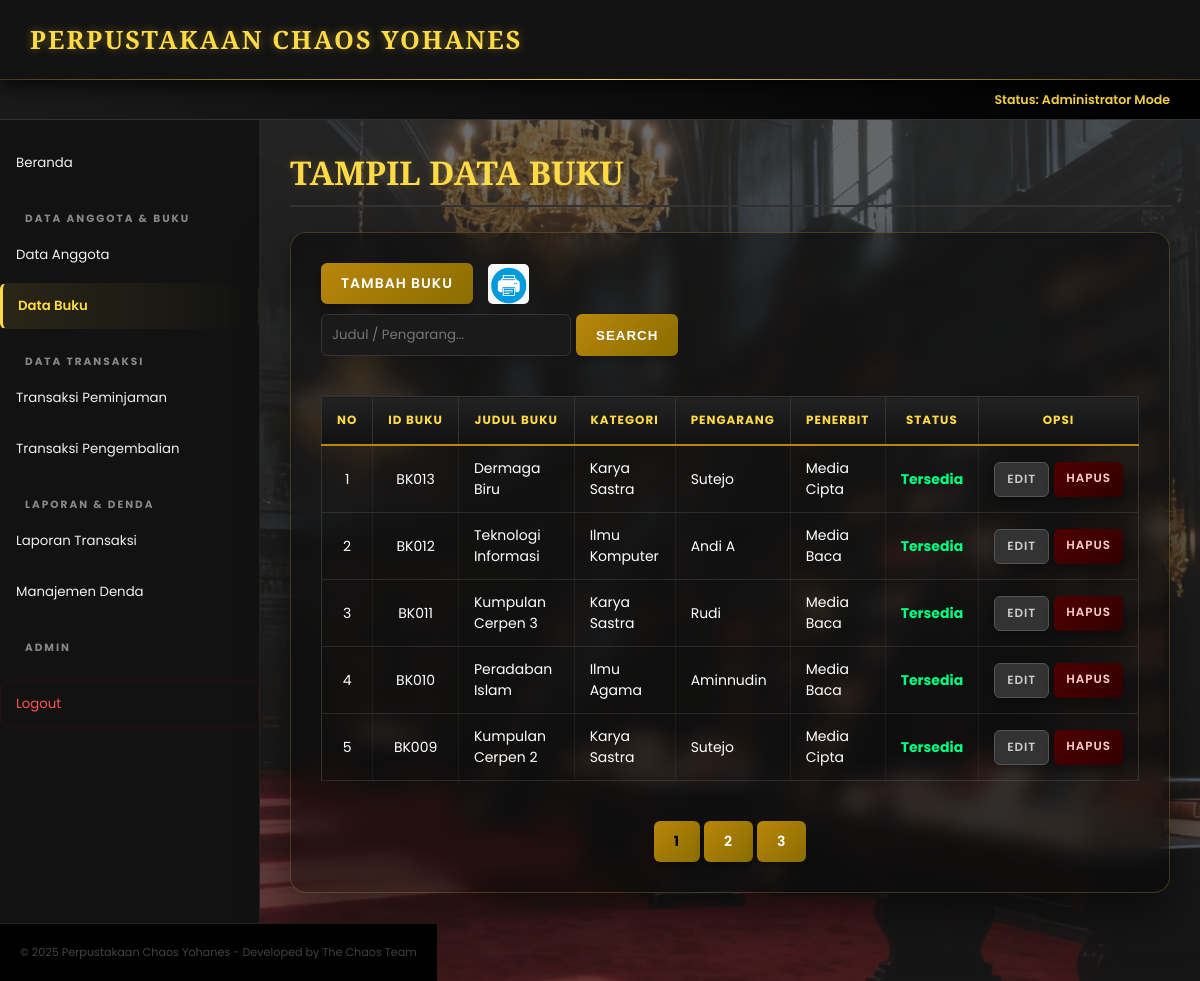
The app's page /index.php?p=buku (signed in) with its own data.
### tables this page shows
CREATE TABLE `tbbuku` (
  `idbuku` varchar(5) NOT NULL,
  `judulbuku` varchar(50) NOT NULL,
  `kategori` varchar(50) NOT NULL,
  `pengarang` varchar(40) NOT NULL,
  `penerbit` varchar(40) NOT NULL,
  `status` varchar(10) NOT NULL
);

### pages/buku.php (the view, shortened to what this page needs)
<div id="label-page"><h3>Tampil Data Buku</h3></div>
<div id="content">
    <div style="display: flex; justify-content: space-between; align-items: center; margin-bottom: 20px; flex-wrap: wrap; gap: 10px;">
        <div class="tombol-tambah-container" style="margin-bottom: 0;">
            <a href="index.php?p=buku-input" class="tombol">Tambah Buku</a>
            <a target="_blank" href="pages/cetak_buku.php">
                <img src="print.png" alt="Cetak" style="height: 40px; width: auto; vertical-align: middle; margin-left: 5px;">
            </a>
        </div>
        <form action="" method="post" style="display: flex; gap: 5px;">
            <input type="text" name="pencarian" class="isian-formulir" placeholder="Judul / Pengarang..." style="margin: 0; padding: 10px; width: 250px;">
            <input type="submit" name="search" value="Search" class="tombol" style="margin: 0;">
        </form>
    </div>
    <div style="overflow-x: auto; width: 100%;">
        <table id="tabel-tampil">
            <thead>
                <tr>
                    <th>No</th>
                    <th>ID Buku</th>
                    <th>Judul Buku</th>
                    <th>Kategori</th>
                    <th>Pengarang</th>
                    <th>Penerbit</th>
                    <th>Status</th>
                    <th>Opsi</th>
                </tr>
            </thead>
            <tbody>
                <?php
                $batas = 5;
                $hal = isset($_GET['hal']) ? (int)$_GET['hal'] : 1;
                $posisi = ($hal - 1) * $batas;
                $sql = "SELECT * FROM tbbuku";
                $sql .= " ORDER BY idbuku DESC LIMIT $posisi, $batas";
                $q_tampil_buku = mysqli_query($db, $sql);
                $nomor = $posisi + 1;
                if(mysqli_num_rows($q_tampil_buku) > 0){
                    while($r_tampil_buku = mysqli_fetch_array($q_tampil_buku)){
                        $status_color = ($r_tampil_buku['status'] == 'Tersedia') ? '#00ff80' : '#ff4d4d';
                ?>
                <tr>
                    <td><?php echo $nomor++; ?></td>
                    <td><?php echo $r_tampil_buku['idbuku']; ?></td>
                    <td><?php echo $r_tampil_buku['judulbuku']; ?></td>
                    <td><?php echo $r_tampil_buku['kategori']; ?></td>
                    <td><?php echo $r_tampil_buku['pengarang']; ?></td>
                    <td><?php echo $r_tampil_buku['penerbit']; ?></td>
                    <td style="color: <?php echo $status_color; ?>; font-weight: bold;"><?php echo $r_tampil_buku['status']; ?></td>
                    <td style="text-align: center;">
                        <div style="display: flex; gap: 5px; justify-content: center;">
                            <a href="index.php?p=buku-edit&id=<?php echo $r_tampil_buku['idbuku']; ?>" class="tombol" style="background: #333; border: 1px solid #555; padding: 8px 12px; font-size: 0.85em;">Edit</a>
                            <a href="proses/buku-hapus.php?id=<?php echo $r_tampil_buku['idbuku']; ?>"
                               onclick="return confirm('Hapus buku <?php echo $r_tampil_buku['judulbuku']; ?>?')"
                               class="tombol"
                               style="background: linear-gradient(135deg, #500000, #300000); color: #ffcccc; padding: 8px 12px; font-size: 0.85em;">Hapus</a>
                        </div>
                    </td>
                </tr>
                <?php
                    }
                } else {
                    echo "<tr><td colspan='8' style='text-align:center; padding: 20px; font-style:italic;'>Data buku tidak ditemukan</td></tr>";
                }
                ?>
            </tbody>
        </table>
    </div>
    <div style="margin-top: 20px; text-align: center;">
        <?php
        $jml_data_query = "SELECT COUNT(*) as jml FROM tbbuku";
        $jml_data = mysqli_fetch_array(mysqli_query($db, $jml_data_query))['jml'];
        $jml_hal = ceil($jml_data / $batas);
        for($i = 1; $i <= $jml_hal; $i++){
            $active_style = ($i == $hal) ? "background-color: var(--gold-primary); color: black; font-weight:bold;" : "background-color: #333;";
            if($i != $hal){
                echo "<a href='index.php?p=buku&hal=$i' class='tombol' style='$active_style margin: 0 2px;'>$i</a>";
            } else {
                echo "<span class='tombol' style='$active_style margin: 0 2px; cursor: default;'>$i</span>";
            }
        }
        ?>
    </div>
</div>

### index.php (shortened to what this page needs)
<!DOCTYPE html>
<html>
<head>
	<link rel="stylesheet" type="text/css" href="style.css">
</head>
<body>
	<div id="container">
		<div id="header">
			<div id="nama-alamat-perpustakaan-container">
				<div class="nama-alamat-perpustakaan">
					<h1> PERPUSTAKAAN CHAOS YOHANES </h1>
				</div>
			</div>
		</div>
		<div id="header2">
			<div id="nama-user">
                Status: Administrator Mode
            </div>
		</div>
		<div id="sidebar">
			<a href="index.php?p=beranda" class="<?php echo (!isset($_GET['p']) || $_GET['p']=='beranda')?'active':''; ?>">Beranda</a>
            <p class="label-navigasi">DATA ANGGOTA & BUKU</p>
			<a href="index.php?p=anggota" class="<?php echo (isset($_GET['p']) && $_GET['p']=='anggota')?'active':''; ?>">Data Anggota</a>
			<a href="index.php?p=buku" class="<?php echo (isset($_GET['p']) && $_GET['p']=='buku')?'active':''; ?>">Data Buku</a>
            <p class="label-navigasi">DATA TRANSAKSI</p>
			<a href="index.php?p=transaksi-peminjaman" class="<?php echo (isset($_GET['p']) && $_GET['p']=='transaksi-peminjaman')?'active':''; ?>">Transaksi Peminjaman</a>
            <a href="index.php?p=transaksi-pengembalian" class="<?php echo (isset($_GET['p']) && $_GET['p']=='transaksi-pengembalian')?'active':''; ?>">Transaksi Pengembalian</a>
            <p class="label-navigasi">LAPORAN & DENDA</p>
            <a href="index.php?p=laporan-transaksi" class="<?php echo (isset($_GET['p']) && $_GET['p']=='laporan-transaksi')?'active':''; ?>">Laporan Transaksi</a>
            <a href="index.php?p=denda" class="<?php echo (isset($_GET['p']) && $_GET['p']=='denda')?'active':''; ?>">Manajemen Denda</a>
            <p class="label-navigasi">ADMIN</p>
            <a href="logout.php">Logout</a>
		</div>
		<div id="content-container">
		    <?php
				$pages_dir='pages';
				if(!empty($_GET['p'])){
					$pages = scandir($pages_dir, 0);
					unset($pages[0], $pages[1]);
					$p = $_GET['p'];
					if(in_array($p.'.php', $pages)){
						include($pages_dir.'/'.$p.'.php');
					} else {
						echo '<div id="content"><h3>Halaman tidak ditemukan!</h3></div>';
					}
				} else {
					include($pages_dir.'/beranda.php');
				}
			?>
		</div>
		<div id="footer">
            © <?php echo date('Y'); ?> Perpustakaan Chaos Yohanes - Developed by The Chaos Team
        </div>
	</div>
</body>
</html>

### records on screen
tbbuku: idbuku "BK013", judulbuku "Dermaga Biru", kategori "Karya Sastra", pengarang "Sutejo", penerbit "Media Cipta", status "Tersedia"
tbbuku: idbuku "BK012", judulbuku "Teknologi Informasi", kategori "Ilmu Komputer", pengarang "Andi A", penerbit "Media Baca", status "Tersedia"
tbbuku: idbuku "BK011", judulbuku "Kumpulan Cerpen 3", kategori "Karya Sastra", pengarang "Rudi", penerbit "Media Baca", status "Tersedia"
tbbuku: idbuku "BK010", judulbuku "Peradaban Islam", kategori "Ilmu Agama", pengarang "Aminnudin", penerbit "Media Baca", status "Tersedia"
tbbuku: idbuku "BK009", judulbuku "Kumpulan Cerpen 2", kategori "Karya Sastra", pengarang "Sutejo", penerbit "Media Cipta", status "Tersedia"
